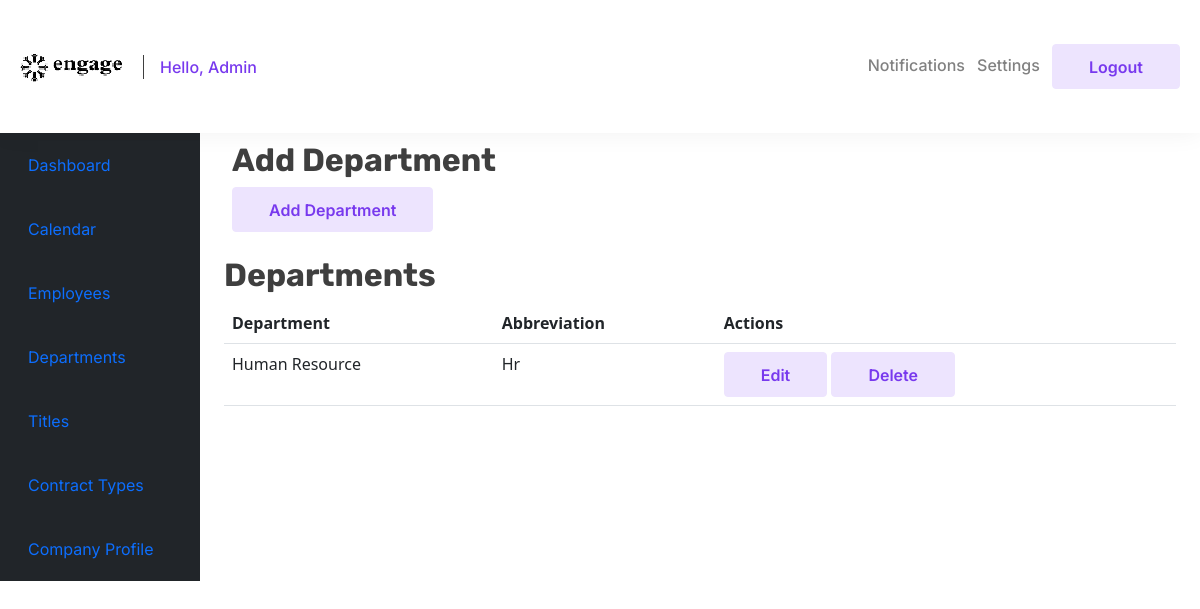
The page /add_dept/ (signed in) on the database as committed earlier.
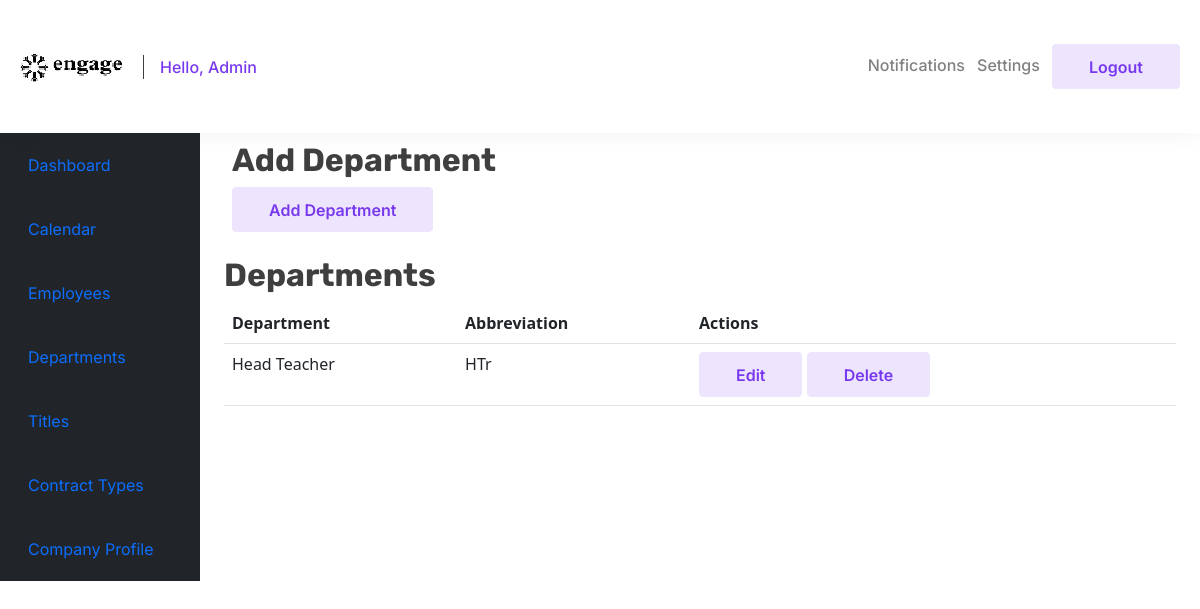
The same page on the database as committed later.
### accounts/models.py (models this page shows, shortened)
class Department(models.Model):
    name = models.CharField(max_length=100)
    abbreviation = models.CharField(max_length=100, null=True)
    company = models.ForeignKey(Company, on_delete=models.CASCADE)

### accounts/views.py (the view, shortened to what this page needs)
# urls.py: path('add_dept/', views.add_dept, name='add_dept'),
def add_dept(request):
    context = {}
    departments = Department.objects.filter(company=request.user.company)
    context = {
        'dept_form': DepartmentForm,
        'departments': departments,
        }
    return render(request, 'accounts/add_dept.html', context)

### accounts/templates/accounts/add_dept.html (shortened to what this page needs)
{% extends 'accounts/logged_in.html' %}
{% load crispy_forms_tags %}
{% block auth_content %}
<h2>Add department</h2>
<form method="post">
    <button type="button" class="btn btn-primary mb-3" data-bs-toggle="modal" data-bs-target="#addDeptModal">
        Add Department
      </button>
        </div>
<h2>Departments</h2>
<table class="table">
    <thead>
        <tr>
            <th>Department</th>
            <th>Abbreviation</th>
            <th>Actions</th>
        </tr>
    </thead>
    <tbody>
        {% for dept in departments %}
        <tr>
            <td>{{ dept.name }}</td>
            <td>{{ dept.abbreviation }}</td>
            <td>
                <a href="#" class="btn btn-primary">Edit</a>
                <a href="#" class="btn btn-danger">Delete</a>
            </td>
        </tr>
        {% endfor %}
    </tbody>
{% endblock %}

Rows that differ between the two databases and show on the page:
changed Department: name "Human Resource" → "Head Teacher"; abbreviation "Hr" → "HTr"
